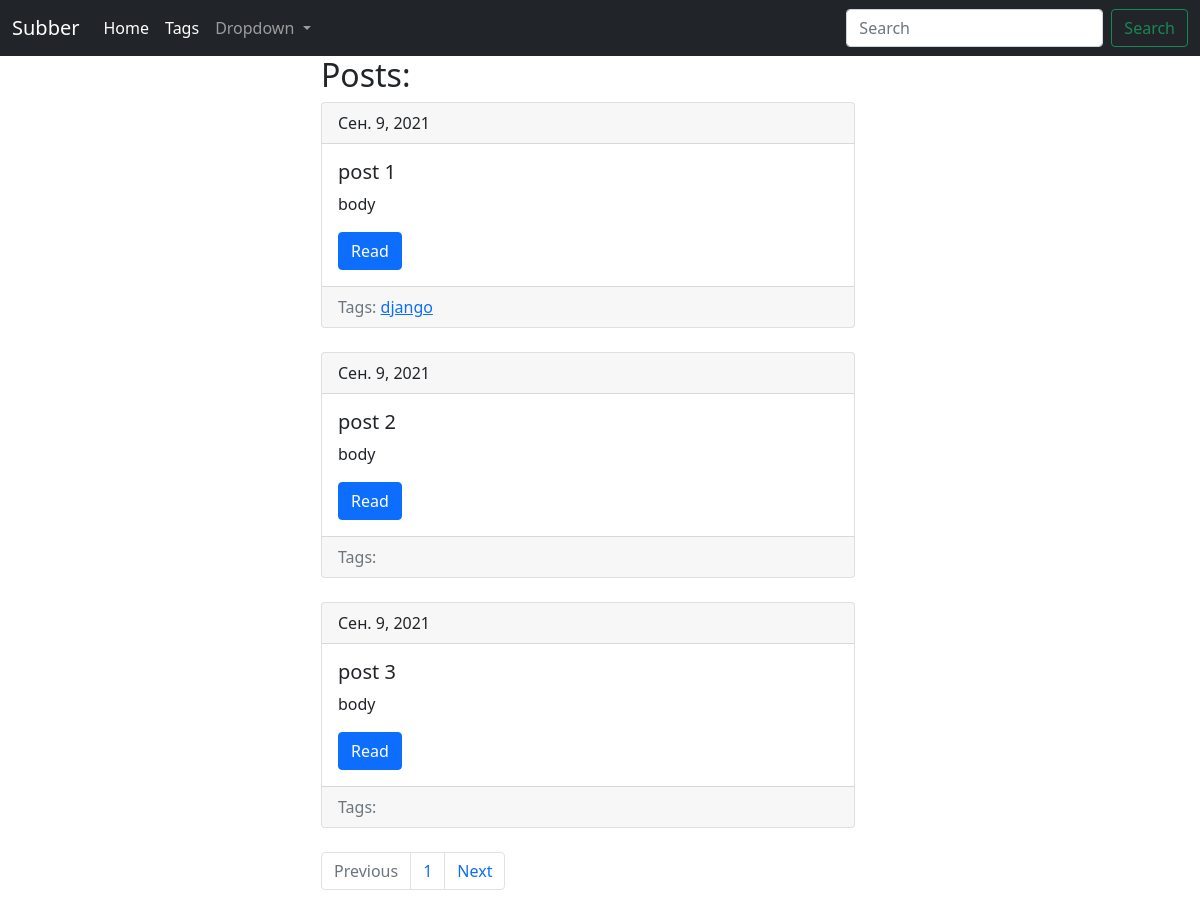
The app's page /, older data.
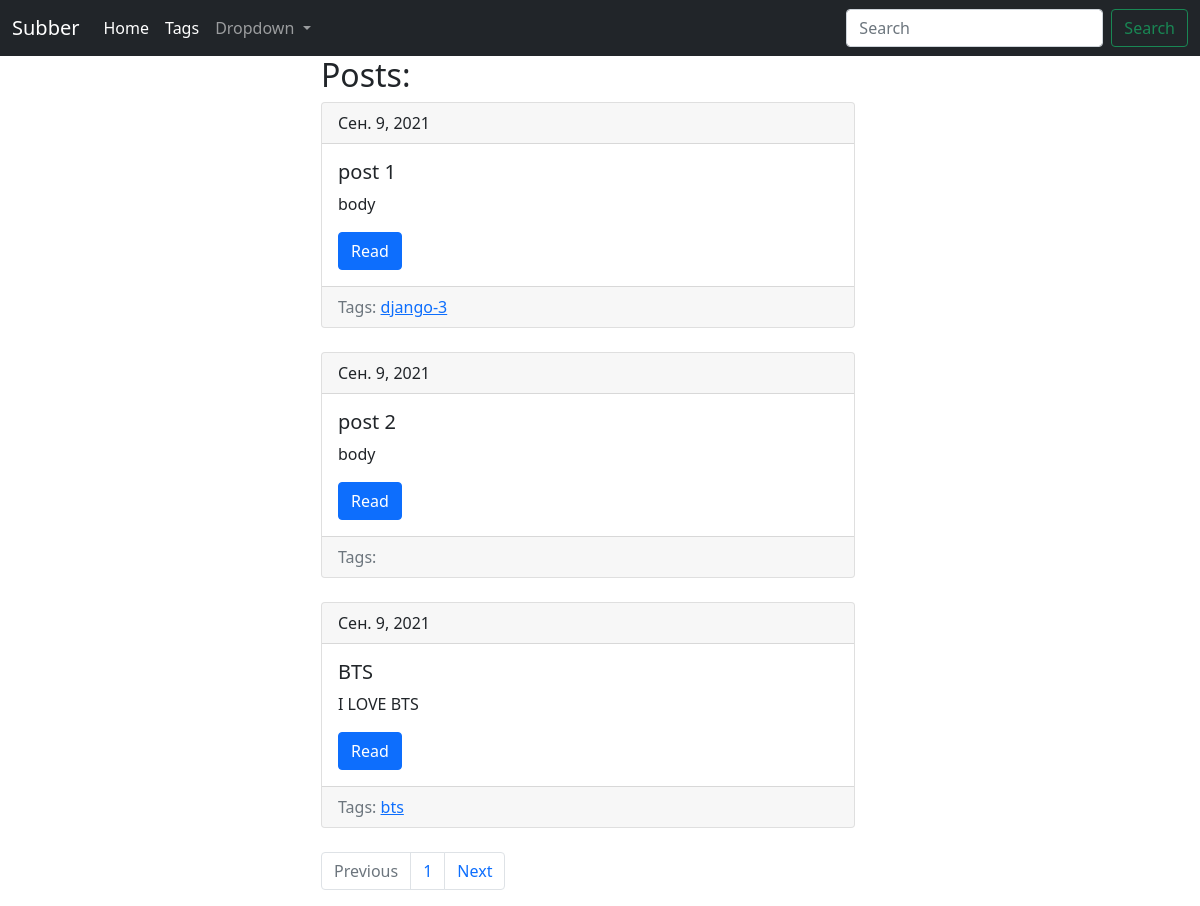
The same page, newer data.
### blog/models.py (models this page shows, shortened)
class Post(models.Model):
    title = models.CharField(max_length=150, db_index=True) #ставим индексирование для быстрого поиска
    slug = models.SlugField(max_length=150, unique=True, blank=True) #уник. поля по умолчанию индексируются
    body = models.TextField(blank=True, db_index=True)
    tags = models.ManyToManyField('Tag', blank=True, related_name='posts') #связь
    date_pub = models.DateField(auto_now_add=True)
    def get_absolute_url(self): #соглашение
        return reverse('post_detail_url', kwargs={'slug': self.slug})
    class Meta:
        ordering = ['date_pub']

class Tag(models.Model):
    title = models.CharField(max_length=50)
    slug = models.SlugField(max_length=50, unique=True)
    def get_absolute_url(self): #соглашение
        return reverse('tag_detail_url', kwargs={'slug': self.slug})
    class Meta:
        ordering = ['title']

### blog/views.py (the view)
# urls.py: path('', main_view, name='main_url'),
def main_view(request):
    posts = Post.objects.all() #получаем QuerySet наших постов
    paginator = Paginator(posts, 3) # создаем пагинатор, передаем QuerySet и кол-во отображаемых постов
    page_number = request.GET.get('page', 1) #обращаемся к словарю GET объекта request и получаем с помощью метода get значение ключа page
    page = paginator.get_page(page_number) #достаем нужную страницу
    is_paginated = page.has_other_pages()
    if page.has_previous():
        prev_url = '?page={}'.format(page.previous_page_number())
    else:
        prev_url = ''
    if page.has_next():
        next_url = '?page={}'.format(page.next_page_number())
    else:
        next_url = ''
    context = {
        'page_object': page,
        'is_paginated': is_paginated,
        'next_url': next_url,
        'prev_url': prev_url
    }
    return render(request, 'blog/index.html', context=context) #передаем посты с нужной страницы

### blog/templates/blog/index.html
{% extends "blog/base_blog.html" %}
{% block content %}
  <h2 class='mb=5'> Posts: </h2>
  {% for post in page_object.object_list %}
      {% include 'blog/includes/post_card_template.html' %}
  {% endfor %}
{% endblock %}

### blog/templates/blog/base_blog.html (shortened to what this page needs)
{% extends 'base.html' %}

### templates/base.html (shortened to what this page needs)
{% load static %}
<!DOCTYPE html>
<html lang="en">
<head>
  <link href="https://cdn.jsdelivr.net/npm/bootstrap@5.1.1/dist/css/bootstrap.min.css" rel="stylesheet">
  <link rel="stylesheet" href="{% static 'css/styles.css' %}">
</head>
<body>
  <nav class="navbar navbar-expand-lg navbar-dark bg-dark">
    <div class="container-fluid">
      <a class="navbar-brand" href="{% url 'main_url' %}">Subber</a>
      <div class="collapse navbar-collapse" id="navbarSupportedContent">
        <ul class="navbar-nav me-auto mb-2 mb-lg-0">
          <li class="nav-item">
            <a class="nav-link active" aria-current="page" href="{% url 'main_url' %}">Home</a>
          </li>
          <li class="nav-item">
            <a class="nav-link active" href="{% url 'tags_list_url' %}">Tags</a>
          </li>
          <li class="nav-item dropdown">
            <a class="nav-link dropdown-toggle" href="#" id="navbarDropdown" role="button" data-bs-toggle="dropdown" aria-expanded="false">
              Dropdown
            </a>
          </li>
        </ul>
        <form class="d-flex">
          <input class="form-control me-2" type="search" placeholder="Search" aria-label="Search">
          <button class="btn btn-outline-success" type="submit">Search</button>
        </form>
      </div>
    </div>
  </nav>
  <div class="container">
    <div class="row">
      <div class="row">
        <div class="col-6 offset-md-3">
          {% block content %}{% endblock %}
          {% if is_paginated %}
          <nav aria-label="...">
            <ul class="pagination">
              <li class="page-item {% if not prev_url %} disabled {% endif %}">
                <a class="page-link" href='{{ prev_url }}' tabindex="-1">Previous</a>
              </li>
              {% for n in page_object.paginator.page_range %}
                  {% if page_object.number == n %}
                  <li class="page-item">
                    <a class="page-link" href="?page={{n}}">{{ n }}
                      </a>
                    </li>
                    {% elif n > page_object.nubmer|add:-3  and n < page_object.number|add:3 %}
                    <li class="page-item">
                      <a class="page-link" href="?page={{ n }}">{{ n }}</a>
                    </li>
                    {% endif %}
                {% endfor %}
                <li class="page-item {% if not next_url %} disabled {% endif %}">
                  <a class="page-link" href='{{ next_url }}' tabindex="-1">Next</a>
                </li>
              </ul>
            </nav>
            {% endif %}
        </div>
      </div>
    </div>
  </div>
</body>
</html>

### blog/templates/blog/includes/post_card_template.html
<div class="card mb-4">
  <div class="card-header">
    {{ post.date_pub }}
  </div>
  <div class="card-body">
    <h5 class="card-title">{{ post.title }}</h5>
    <p class="card-text"> {{ post.body | truncatewords:15 }}</p>
    <a href="{{ post.get_absolute_url }}" class="btn btn-primary">Read</a>
  </div>
  <div class="card-footer text-muted">
    Tags:
    {% for tag in post.tags.all %}
      <a href="{{ tag.get_absolute_url }}"> {{ tag.title }}</a>
      {% endfor %}
  </div>
</div>

Row changes from the older to the newer data that the page shows:
changed Tag: title "django" → "django-3"
changed Post: gains Tag (title "bts"); title "post 3" → "BTS"; body "body" → "I LOVE BTS"
